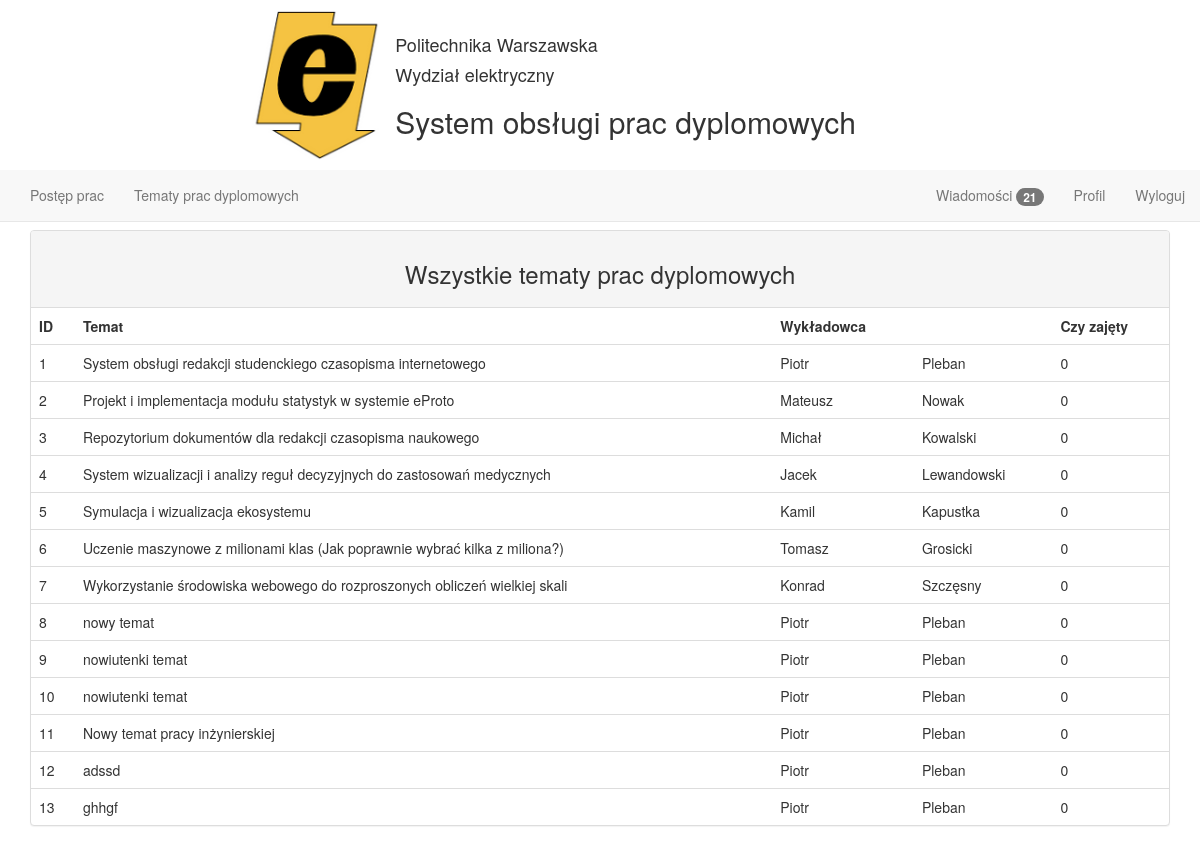
Page /student_subjects (signed in) on the earlier database version.
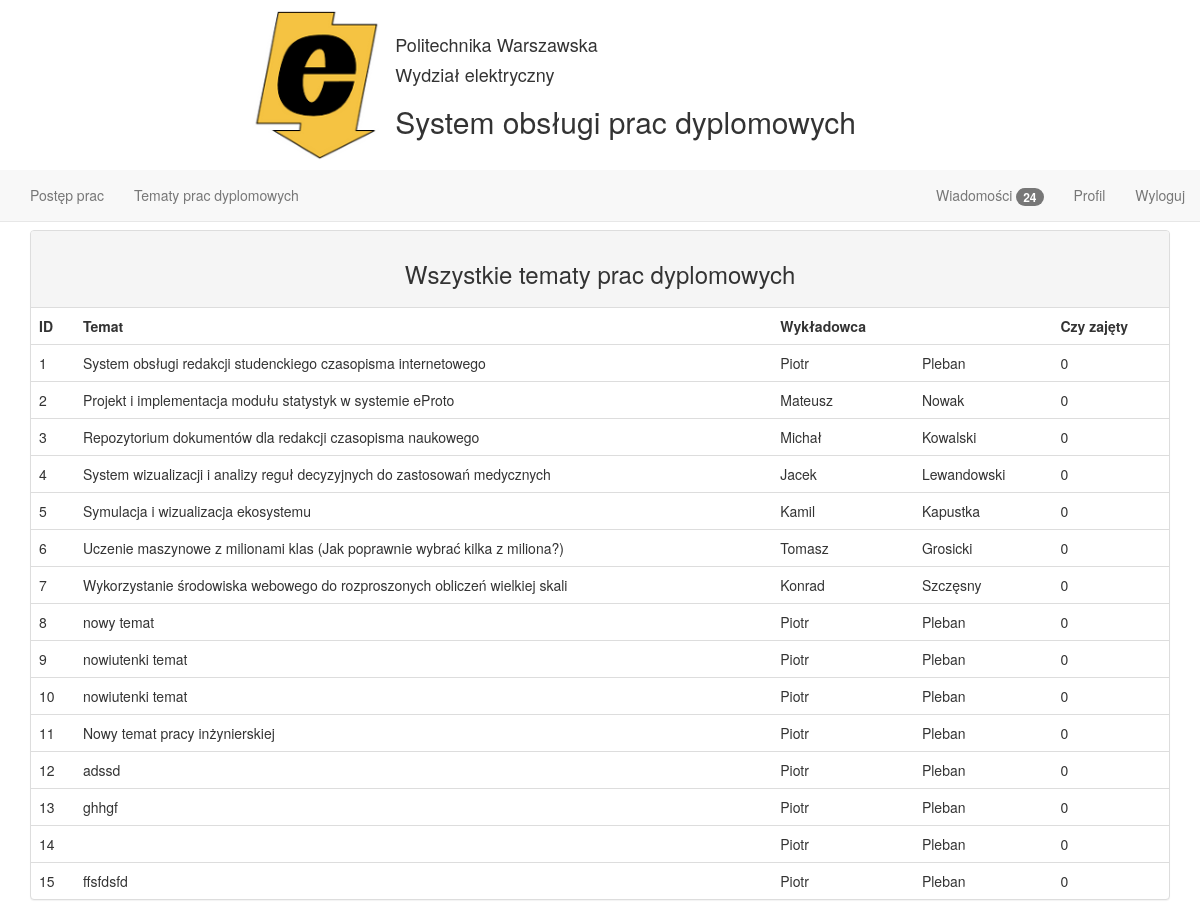
Same page on the later database version.
### tables this page shows
CREATE TABLE temat_pracy(
  id_tematu INTEGER PRIMARY KEY AUTOINCREMENT,
  id_wykladowca INTEGER,
  temat TEXT NOT NULL,
  czy_zajety INTEGER,
  FOREIGN KEY (id_wykladowca) REFERENCES wykladowca(id_wykladowcy)
);

CREATE TABLE wykladowca(
  id_wykladowcy INTEGER PRIMARY KEY AUTOINCREMENT,
  imie TEXT NOT NULL,
  nazwisko TEXT NOT NULL,
  email TEXT NOT NULL,
  haslo TEXT NOT NULL
);

### main.py (the view)
@app.route('/student_subjects')
def student_subjects():
    cur = g.db.execute(
        'SELECT temat_pracy.id_tematu, temat_pracy.temat, temat_pracy.czy_zajety, wykladowca.imie, wykladowca.nazwisko FROM temat_pracy INNER JOIN wykladowca ON temat_pracy.id_wykladowca=wykladowca.id_wykladowcy;')
    subjects = [dict(id=row[0], temat=row[1], czy_zajety=row[2], imie=row[3], nazwisko=row[4]) for row in
                cur.fetchall()]
    return render_template('student_subjects.html', subjects=subjects)

### main.py (called while the page is built)
@app.context_processor
def message_count_lecturer():
    cur = g.db.execute('select count(*) from wiadomosc where czy_przeczytane = 0 and id_wykladowca = ?', [session['id']])
    return dict(count=cur.fetchall()[0])

@app.context_processor
def message_count_student():
    cur = g.db.execute('select count(*) from wiadomosc where czy_przeczytane = 0 and id_student = ?', [session['id']])
    return dict(count_student=cur.fetchall()[0])

def connect_db():
    return sqlite3.connect(app.config['DATABASE'])

@app.before_request
def before_request():
    g.db = connect_db()

@app.teardown_request
def teardown_request(exception):
    db = getattr(g, 'db', None)
    if db is not None:
        db.close()

### templates/student_subjects.html
{% extends "student_layout.html" %} {% block main %}
    <div class="panel panel-default">
        <div class="panel-heading text-center"><h3>Wszystkie tematy prac dyplomowych</h3></div>
        <table class="table">
            <thead>
            <tr>
                <td>ID</td>
                <td>Temat</td>
                <td>Wykładowca</td>
                <td></td>
                <td>Czy zajęty</td>
            </tr>
            </thead>
            <tbody>
            {% for subjects in subjects %}
                <tr>
                    <td>{{ subjects.id }}</td>
                    <td>{{ subjects.temat }}</td>
                    <td>{{ subjects.imie }}</td>
                    <td>{{ subjects.nazwisko }}</td>
                    <td>{{ subjects.czy_zajety }}</td>
                </tr>
            {% endfor %}
            </tbody>
        </table>
    </div>
{% endblock %}

### templates/student_layout.html (shortened to what this page needs)
{% extends "main_layout.html" %} {% block body %}
      <nav class="navbar navbar-default navbar-fixed-top top-margin-170">
        <div class="container-fluid">
            <div class="collapse navbar-collapse" id="navbar-lecturer">
                <ul class="nav navbar-nav">
                    <li><a href="{{ url_for('work_progress') }}">Postęp prac</a></li>
                    <li><a href="{{ url_for('student_subjects') }}">Tematy prac dyplomowych</a></li>
                </ul>
                <ul class="nav navbar-nav navbar-right">
                    <li><a href="{{ url_for('message_student') }}">Wiadomości <span class="badge">{{ count_student[0] }}</span></a></li>
                    <li><a href="{{ url_for('profile_student') }}">Profil</a></li>
                    <li><a href="{{ url_for('signout') }}">Wyloguj</a></li>
                </ul>
            </div>
        </div>
    </nav>
    <div class="container-fluid">
        {% block main %}
        {% endblock %}
    </div>
{% endblock %}

### templates/main_layout.html (shortened to what this page needs)
<!DOCTYPE html>
<html lang="en">
<head>
    <link rel=stylesheet type=text/css
          href="{{ url_for('static', filename='bootstrap/css/bootstrap.min.css') }}">
    <link rel=stylesheet type=text/css
          href="{{ url_for('static', filename='style.css') }}">
</head>
<body>
<nav class="navbar-fixed-top">
    <div class="container-fluid header">
        <div class="header-content">
            <img id="logo" src="{{ url_for('static', filename='images/logo.png') }}"/>
            <div class="header-titles">
                <h4>Politechnika Warszawska</h4>
                <h4>Wydział elektryczny</h4>
                <h2>System obsługi prac dyplomowych</h2>
            </div>
        </div>
    </div>
</nav>
<div class="container-fluid">
    {% block body %}{% endblock %}
</div>
</body>
</html>

### static/style.css (style rules this page uses)
body { padding-top: 230px; }
.header { border-bottom: 1px solid #ddd; background: #fff; }
.header-content { width: 700px; margin: auto; }
.header-content #logo { margin: 10px 0; height: 150px; }
.header-content .header-titles { padding: 15px; height: 150px; margin: 10px 0; float: left; }
#logo { margin: 10px; float: left; }
.top-margin-170 { margin-top: 170px; }
.table thead tr { font-weight: bold; }

Differences in the rows shown:
added temat_pracy: id "14", imie "Piotr", nazwisko "Pleban", czy_zajety "0"
added temat_pracy: id "15", temat "ffsfdsfd", imie "Piotr", nazwisko "Pleban", czy_zajety "0"
Other differences:
{{ count_student[0] }}: "21" → "24"
